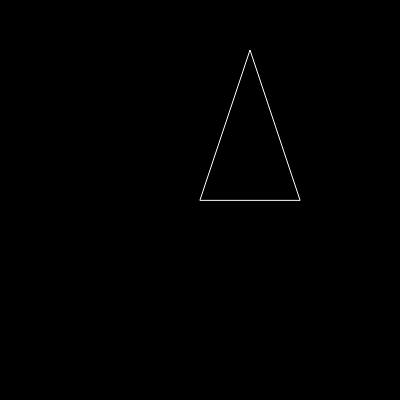
Frame 1 (no input)
Frame 60 (no input): identical to frame 1, image omitted
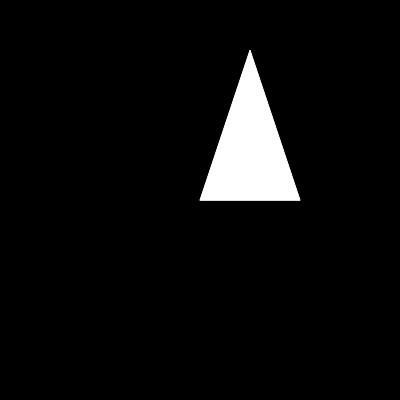
Frame 120 (the mouse pressed at the canvas centre since frame 60)

The p5.js sketch that drew these frames (run headless with seeded random() and noise() and a simulated clock; from frame 60 on, the mouse is pressed at the canvas centre):

// p5.js sketch
// ── sketch.js
//this was done using p5.js library
//shockerovip@gmail.com
function setup() {
  createCanvas(400, 400);
}

function draw() {
  background(0);
  stroke(255);strokeWeight(1);
  translate(width/2, height/2);
  let x1 = 0;
  let y1 = 0; 
  let x2 = 50;
  let y2 = -150; 
  let x3 = 100;
  let y3 = 0;   
  let px = mouseX-width/2;
  let py = mouseY-height/2;


  if(isInTriangle(px,py,x1,y1,x2,y2,x3,y3)){
  	fill(255);
  }else{noFill();}
  
  triangle( x1,y1,x2,y2,x3,y3);
}

function isInTriangle(px,py,x1,y1,x2,y2,x3,y3){//returns true or false 
	let A =  (area(x1,y1,x2,y2,x3,y3));
  let A1 = (area(px,py,x1,y1,x2,y2));
  let A2 = (area(px,py,x2,y2,x3,y3));
  let A3 = (area(px,py,x1,y1,x3,y3));
	function area(xx1,yy1,xx2,yy2,xx3,yy3){
		return abs(( xx1 *(yy2 - yy3) + xx2 * (yy3 - yy1) + xx3 * (yy1- yy2))/2)
		}
   if(A1+A2+A3 <= A+0.1){//adds some buffer if triangle is moving
  	return true;
  }else{
    return false; 
  }
}
